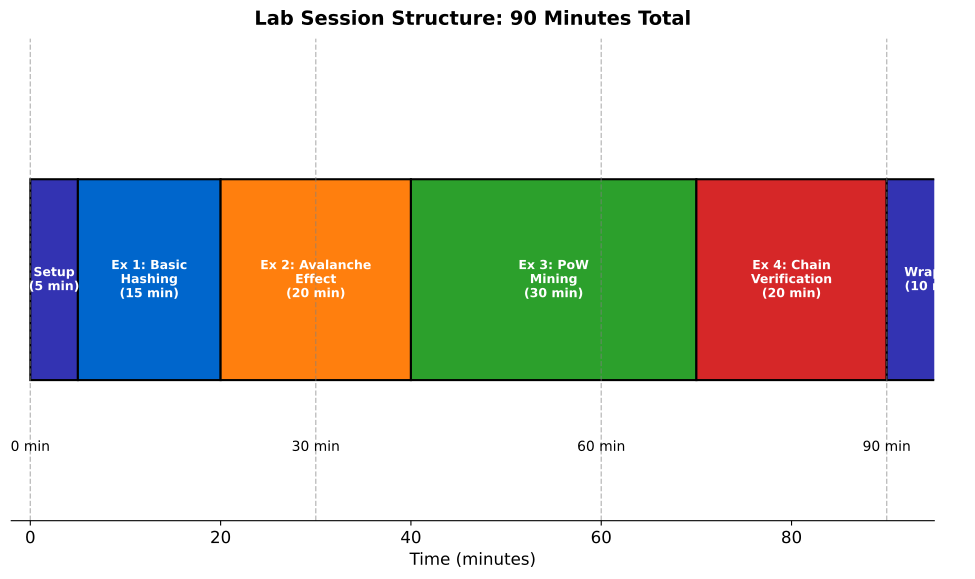

Here is the Python script that generated this plot:
"""
Lab Session Workflow
Timeline showing 90-minute lab structure
"""

import matplotlib.pyplot as plt
import numpy as np
from pathlib import Path

CHART_METADATA = {
    'title': 'Lab Workflow',
    'url': 'https://github.com/Digital-AI-Finance/Blockchain_Crypto/tree/main/Module_A_Blockchain_Foundations/L04_Lab_Hash_Experiments/charts/01_lab_workflow'
}

plt.rcParams.update({
    'font.size': 14,
    'axes.labelsize': 14,
    'axes.titlesize': 16,
    'xtick.labelsize': 12,
    'ytick.labelsize': 12,
    'legend.fontsize': 12,
    'figure.figsize': (10, 6),
    'figure.dpi': 150
})

MLPURPLE = '#3333B2'
MLBLUE = '#0066CC'
MLORANGE = '#FF7F0E'
MLGREEN = '#2CA02C'
MLRED = '#D62728'

fig, ax = plt.subplots(figsize=(10, 6))

# Lab exercises and durations
exercises = ['Setup', 'Ex 1: Basic\nHashing', 'Ex 2: Avalanche\nEffect',
             'Ex 3: PoW\nMining', 'Ex 4: Chain\nVerification', 'Wrap-up']
durations = [5, 15, 20, 30, 20, 10]
colors = [MLPURPLE, MLBLUE, MLORANGE, MLGREEN, MLRED, MLPURPLE]

# Calculate cumulative positions
positions = np.cumsum([0] + durations[:-1])

# Create horizontal bars (Gantt-like)
for i, (exercise, duration, pos, color) in enumerate(zip(exercises, durations, positions, colors)):
    ax.barh(0, duration, left=pos, height=0.5, color=color, edgecolor='black', linewidth=1.5)
    # Label inside bar
    ax.text(pos + duration/2, 0, f'{exercise}\n({duration} min)',
            ha='center', va='center', fontsize=14, fontweight='bold', color='white')

# Add time markers
for t in [0, 30, 60, 90]:
    ax.axvline(x=t, color='gray', linestyle='--', alpha=0.5, linewidth=1)
    ax.text(t, -0.4, f'{t} min', ha='center', va='top', fontsize=14)

ax.set_xlim(-2, 95)
ax.set_ylim(-0.6, 0.6)
ax.set_xlabel('Time (minutes)', fontsize=15)
ax.set_yticks([])
ax.spines['top'].set_visible(False)
ax.spines['right'].set_visible(False)
ax.spines['left'].set_visible(False)

ax.set_title('Lab Session Structure: 90 Minutes Total', fontweight='bold', fontsize=14, pad=10)

plt.tight_layout()
output_path = Path(__file__).parent / 'chart.pdf'
plt.savefig(output_path, bbox_inches='tight', dpi=300)
print(f"Chart saved to: {output_path.absolute()}")
plt.close()
